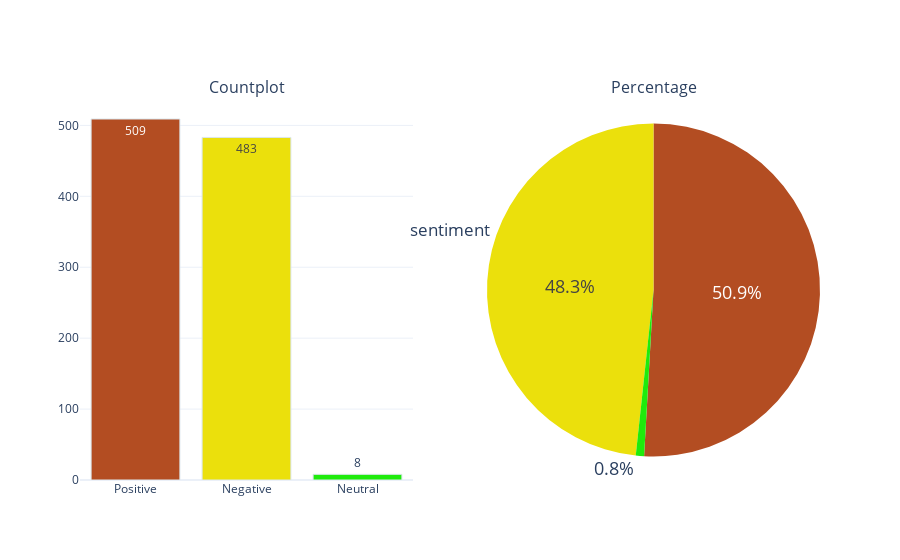

Notebook cell for this chart:
### Code cell
#Different color
sentiment_plot = Eda
constraints = ['#B34D22', '#EBE00C', '#1FEB0C', '#0C92EB', '#EB0CD5']
sentiment_plot.categorical_variable_summary(df, 'sentiment', constraints)

### Figure 1 — Plotly figure (JSON) as saved in the notebook; plotly's stock layout.template omitted (floating-point values rounded to 4 significant figures)
{"data": [{"marker": {"color": ["#B34D22", "#EBE00C", "#1FEB0C", "#0C92EB", "#EB0CD5"], "line": {"color": "#DBE6EC", "width": 1}}, "name": "sentiment", "showlegend": false, "text": ["509", "483", "8"], "textposition": "auto", "type": "bar", "x": ["Positive", "Negative", "Neutral"], "xaxis": "x", "y": [509, 483, 8], "yaxis": "y"}, {"domain": {"x": [0.55, 1], "y": [0, 1]}, "labels": ["Positive", "Negative", "Neutral"], "marker": {"colors": ["#B34D22", "#EBE00C", "#1FEB0C", "#0C92EB", "#EB0CD5"]}, "showlegend": false, "textfont": {"size": 18}, "textposition": "auto", "type": "pie", "values": [509, 483, 8]}], "layout": {"annotations": [{"font": {"size": 16}, "showarrow": false, "text": "Countplot", "x": 0.225, "xanchor": "center", "xref": "paper", "y": 1, "yanchor": "bottom", "yref": "paper"}, {"font": {"size": 16}, "showarrow": false, "text": "Percentage", "x": 0.775, "xanchor": "center", "xref": "paper", "y": 1, "yanchor": "bottom", "yref": "paper"}], "title": {"text": "sentiment", "x": 0.5, "xanchor": "center", "y": 0.6, "yanchor": "top"}, "xaxis": {"anchor": "y", "domain": [0, 0.45]}, "yaxis": {"anchor": "x", "domain": [0, 1]}}}
